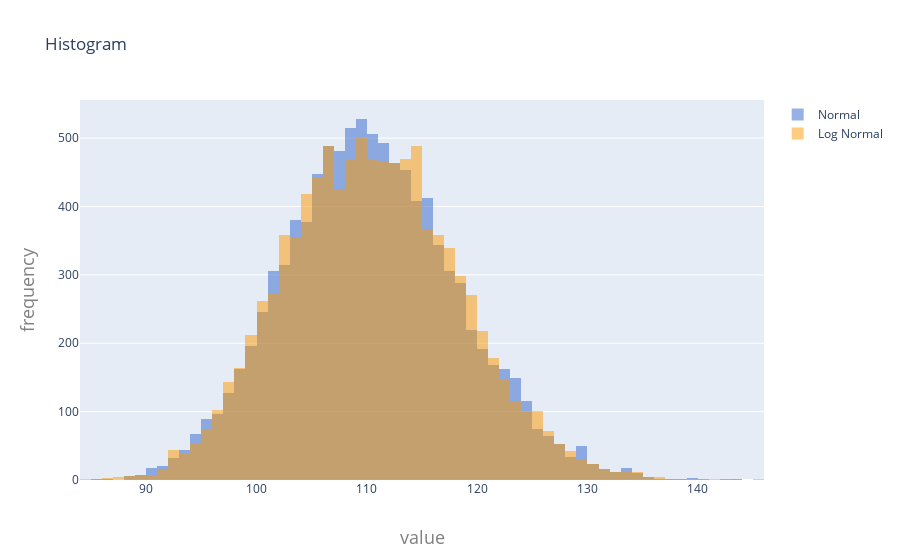

Write notebook code for a chart like this one.
### Code cell
fig = go.Figure()
fig.add_trace(go.Histogram(x=ST1, 
#                            nbinsx=70, 
                           name='Normal',
                           marker_color='#3366cc',
#                            opacity=0.5,
                          ))
fig.add_trace(go.Histogram(x=ST2, 
#                            nbinsx=70, 
                           name='Log Normal',
                           marker_color='#ff9900',
#                            opacity=0.5,
                          ))

# Overlay both histograms
fig.update_layout(
    barmode='overlay', 
    title=go.layout.Title(text='Histogram'),
    xaxis=go.layout.XAxis(
        title=go.layout.xaxis.Title(
            text="value",
            font=dict(
#                 family="Courier New, monospace",
                size=18,
                color="#7f7f7f"
            )
        )
    ),
    yaxis=go.layout.YAxis(
        title=go.layout.yaxis.Title(
            text="frequency",
            font=dict(
#                 family="Courier New, monospace",
                size=18,
                color="#7f7f7f"
            )
        )
    )
)
# Reduce opacity to see both histograms
fig.update_traces(opacity=0.5, nbinsx=50,
                  xbins=dict( # bins used for histogram
                      start=0,
                      end=200,
                      size=1
                  ),
                 )
fig.show()

### Figure 1 — Plotly figure (JSON) as saved in the notebook; plotly's stock layout.template omitted (floating-point values rounded to 4 significant figures; data arrays with more than 128 entries replaced by an {"elided": "..."} marker saying what was removed)
{"data": [{"marker": {"color": "#3366cc"}, "name": "Normal", "nbinsx": 50, "opacity": 0.5, "type": "histogram", "x": {"elided": "10000 float values"}, "xbins": {"end": 200, "size": 1, "start": 0}}, {"marker": {"color": "#ff9900"}, "name": "Log Normal", "nbinsx": 50, "opacity": 0.5, "type": "histogram", "x": {"elided": "10000 float values"}, "xbins": {"end": 200, "size": 1, "start": 0}}], "layout": {"autosize": true, "barmode": "overlay", "title": {"text": "Histogram"}, "xaxis": {"autorange": true, "range": [84, 146], "title": {"font": {"color": "#7f7f7f", "size": 18}, "text": "value"}, "type": "linear"}, "yaxis": {"autorange": true, "range": [0, 555.8], "title": {"font": {"color": "#7f7f7f", "size": 18}, "text": "frequency"}}}}
